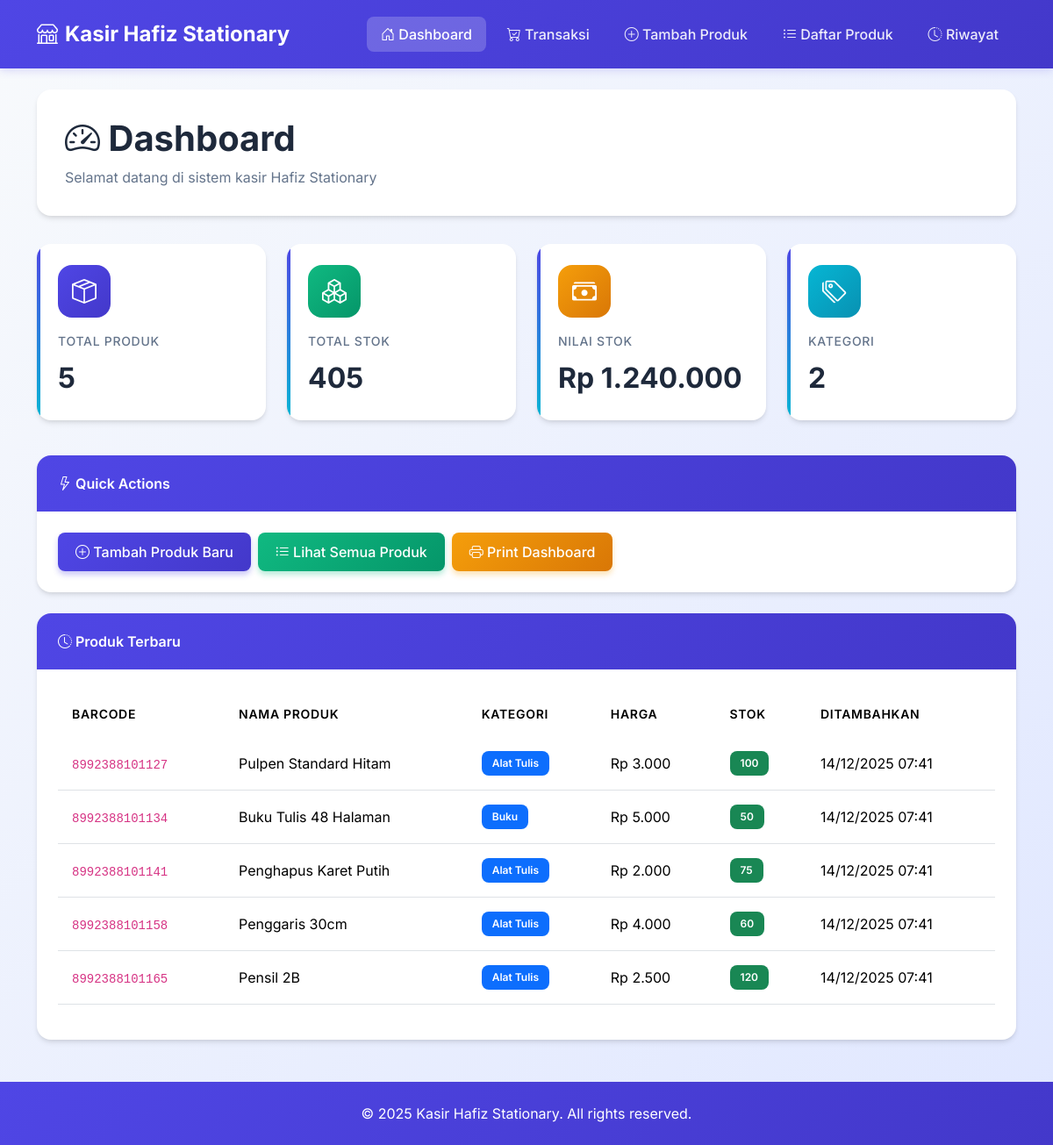
The page / on the database its author committed.
### tables this page shows
CREATE TABLE IF NOT EXISTS products (
    id INT AUTO_INCREMENT PRIMARY KEY,
    barcode VARCHAR(255) UNIQUE NOT NULL,
    name VARCHAR(255) NOT NULL,
    price DECIMAL(10,2) NOT NULL,
    stock INT NOT NULL DEFAULT 0,
    category VARCHAR(100) NOT NULL,
    created_at TIMESTAMP DEFAULT CURRENT_TIMESTAMP,
    updated_at TIMESTAMP DEFAULT CURRENT_TIMESTAMP ON UPDATE CURRENT_TIMESTAMP,
    INDEX idx_barcode (barcode),
    INDEX idx_category (category)
);

### index.php (the view, shortened to what this page needs)
<?php
try {
    $conn = getConnection();
    $totalProducts = $conn->query("SELECT COUNT(*) as count FROM products")->fetch_assoc()['count'];
    $totalStock = $conn->query("SELECT SUM(stock) as total FROM products")->fetch_assoc()['total'];
    $totalValue = $conn->query("SELECT SUM(price * stock) as total FROM products")->fetch_assoc()['total'];
    $totalCategories = $conn->query("SELECT COUNT(DISTINCT category) as count FROM products")->fetch_assoc()['count'];
    $recentProducts = $conn->query("SELECT * FROM products ORDER BY created_at DESC LIMIT 5");
} catch (Exception $e) {
    header('Location: install.php');
    exit;
}
include 'includes/header.php';
?>
<div class="page-header">
    <h1><i class="bi bi-speedometer2"></i> Dashboard</h1>
    <p>Selamat datang di sistem kasir Hafiz Stationary</p>
</div>
<div class="row mb-4">
    <div class="col-md-3 col-sm-6 mb-3">
        <div class="stats-card">
            <div class="stats-icon primary">
                <i class="bi bi-box-seam"></i>
            </div>
            <div class="stats-title">Total Produk</div>
            <div class="stats-value"><?php echo number_format($totalProducts); ?></div>
        </div>
    </div>
    <div class="col-md-3 col-sm-6 mb-3">
        <div class="stats-card">
            <div class="stats-icon success">
                <i class="bi bi-boxes"></i>
            </div>
            <div class="stats-title">Total Stok</div>
            <div class="stats-value"><?php echo number_format($totalStock); ?></div>
        </div>
    </div>
    <div class="col-md-3 col-sm-6 mb-3">
        <div class="stats-card">
            <div class="stats-icon warning">
                <i class="bi bi-cash-stack"></i>
            </div>
            <div class="stats-title">Nilai Stok</div>
            <div class="stats-value">Rp <?php echo number_format($totalValue, 0, ',', '.'); ?></div>
        </div>
    </div>
    <div class="col-md-3 col-sm-6 mb-3">
        <div class="stats-card">
            <div class="stats-icon info">
                <i class="bi bi-tags"></i>
            </div>
            <div class="stats-title">Kategori</div>
            <div class="stats-value"><?php echo number_format($totalCategories); ?></div>
        </div>
    </div>
</div>
<div class="row mb-4">
    <div class="col-12">
        <div class="custom-card">
            <div class="card-header">
                <i class="bi bi-lightning"></i> Quick Actions
            </div>
            <div class="card-body">
                <div class="d-flex flex-wrap gap-2">
                    <a href="tambah_produk.php" class="btn btn-primary">
                        <i class="bi bi-plus-circle"></i> Tambah Produk Baru
                    </a>
                    <a href="daftar_produk.php" class="btn btn-success">
                        <i class="bi bi-list-ul"></i> Lihat Semua Produk
                    </a>
                    <button class="btn btn-warning" onclick="window.print()">
                        <i class="bi bi-printer"></i> Print Dashboard
                    </button>
                </div>
            </div>
        </div>
    </div>
</div>
<div class="row">
    <div class="col-12">
        <div class="custom-card">
            <div class="card-header">
                <i class="bi bi-clock-history"></i> Produk Terbaru
            </div>
            <div class="card-body">
                <?php if ($recentProducts->num_rows > 0): ?>
                <div class="table-responsive">
                    <table class="table table-hover">
                        <thead>
                            <tr>
                                <th>Barcode</th>
                                <th>Nama Produk</th>
                                <th>Kategori</th>
                                <th>Harga</th>
                                <th>Stok</th>
                                <th>Ditambahkan</th>
                            </tr>
                        </thead>
                        <tbody>
                            <?php while ($product = $recentProducts->fetch_assoc()): ?>
                            <tr>
                                <td><code><?php echo htmlspecialchars($product['barcode']); ?></code></td>
                                <td><?php echo htmlspecialchars($product['name']); ?></td>
                                <td><span class="badge bg-primary"><?php echo htmlspecialchars($product['category']); ?></span></td>
                                <td>Rp <?php echo number_format($product['price'], 0, ',', '.'); ?></td>
                                <td>
                                    <span class="badge <?php echo $product['stock'] > 10 ? 'bg-success' : 'bg-warning'; ?>">
                                        <?php echo $product['stock']; ?>
                                    </span>
                                </td>
                                <td><?php echo date('d/m/Y H:i', strtotime($product['created_at'])); ?></td>
                            </tr>
                            <?php endwhile; ?>
                        </tbody>
                    </table>
                </div>
                <?php else: ?>
                <div class="alert alert-info">
                    <i class="bi bi-info-circle"></i> Belum ada produk. <a href="tambah_produk.php">Tambah produk pertama</a>
                </div>
                <?php endif; ?>
            </div>
        </div>
    </div>
</div>
<?php
include 'includes/footer.php';
?>

### includes/header.php (shortened to what this page needs)
<!DOCTYPE html>
<html lang="id">
<head>
    <link href="https://cdn.jsdelivr.net/npm/bootstrap@5.3.2/dist/css/bootstrap.min.css" rel="stylesheet">
    <link rel="stylesheet" href="https://cdn.jsdelivr.net/npm/bootstrap-icons@1.11.1/font/bootstrap-icons.css">
    <link rel="stylesheet" href="assets/css/style.css">
</head>
<body>
    <nav class="navbar navbar-expand-lg navbar-dark">
        <div class="container">
            <a class="navbar-brand" href="index.php">
                <i class="bi bi-shop"></i>
                Kasir Hafiz Stationary
            </a>
            <div class="collapse navbar-collapse" id="navbarNav">
                <ul class="navbar-nav ms-auto">
                    <li class="nav-item">
                        <a class="nav-link <?php echo basename($_SERVER['PHP_SELF']) == 'index.php' ? 'active' : ''; ?>" href="index.php">
                            <i class="bi bi-house-door"></i> Dashboard
                        </a>
                    </li>
                    <li class="nav-item">
                        <a class="nav-link <?php echo basename($_SERVER['PHP_SELF']) == 'transaksi.php' ? 'active' : ''; ?>" href="transaksi.php">
                            <i class="bi bi-cart-check"></i> Transaksi
                        </a>
                    </li>
                    <li class="nav-item">
                        <a class="nav-link <?php echo basename($_SERVER['PHP_SELF']) == 'tambah_produk.php' ? 'active' : ''; ?>" href="tambah_produk.php">
                            <i class="bi bi-plus-circle"></i> Tambah Produk
                        </a>
                    </li>
                    <li class="nav-item">
                        <a class="nav-link <?php echo basename($_SERVER['PHP_SELF']) == 'daftar_produk.php' ? 'active' : ''; ?>" href="daftar_produk.php">
                            <i class="bi bi-list-ul"></i> Daftar Produk
                        </a>
                    </li>
                    <li class="nav-item">
                        <a class="nav-link <?php echo basename($_SERVER['PHP_SELF']) == 'riwayat_transaksi.php' ? 'active' : ''; ?>" href="riwayat_transaksi.php">
                            <i class="bi bi-clock-history"></i> Riwayat
                        </a>
                    </li>
                </ul>
            </div>
        </div>
    </nav>
    <div class="container mt-4 mb-5">

### includes/footer.php (shortened to what this page needs)
    </div>
    <footer class="mt-5 py-4" style="background: linear-gradient(135deg, #4f46e5, #4338ca); color: white;">
        <div class="container text-center">
            <p class="mb-0">&copy; <?php echo date('Y'); ?> Kasir Hafiz Stationary. All rights reserved.</p>
        </div>
    </footer>
</body>
</html>

### assets/css/style.css (style rules this page uses)
:root { --primary-color: #4f46e5; --primary-dark: #4338ca; --secondary-color: #06b6d4; --success-color: #10b981; --danger-color: #ef4444; --warning-color: #f59e0b; --dark-color: #1e293b; --light-bg: #f8fafc; --card-shadow: 0 4px 6px -1px rgba(0, 0, 0, 0.1), 0 2px 4px -1px rgba(0, 0, 0, 0.06); --card-shadow-hover: 0 10px 15px -3px rgba(0, 0, 0, 0.1), 0 4px 6px -2px rgba(0, 0, 0, 0.05); }
* { margin: 0; padding: 0; box-sizing: border-box; }
body { font-family: 'Inter', 'Segoe UI', Tahoma, Geneva, Verdana, sans-serif; background: linear-gradient(135deg, #f8fafc 0%, #e0e7ff 100%); min-height: 100vh; }
.navbar { background: linear-gradient(135deg, var(--primary-color) 0%, var(--primary-dark) 100%) !important; box-shadow: 0 2px 10px rgba(79, 70, 229, 0.2); padding: 1rem 0; }
.navbar-brand { font-weight: 700; font-size: 1.5rem; color: white !important; display: flex; align-items: center; gap: 0.5rem; }
.nav-link { color: rgba(255, 255, 255, 0.9) !important; font-weight: 500; padding: 0.5rem 1rem !important; margin: 0 0.25rem; border-radius: 0.5rem; transition: all 0.3s ease; }
.nav-link.active { background: rgba(255, 255, 255, 0.2) !important; color: white !important; }
.stats-card { background: white; border-radius: 1rem; padding: 1.5rem; box-shadow: var(--card-shadow); border: none; transition: all 0.3s ease; position: relative; overflow: hidden; }
.stats-card::before { content: ''; position: absolute; top: 0; left: 0; width: 4px; height: 100%; background: linear-gradient(180deg, var(--primary-color), var(--secondary-color)); }
.stats-icon { width: 60px; height: 60px; border-radius: 1rem; display: flex; align-items: center; justify-content: center; font-size: 1.75rem; margin-bottom: 1rem; }
.stats-icon.primary { background: linear-gradient(135deg, var(--primary-color), var(--primary-dark)); color: white; }
.stats-icon.success { background: linear-gradient(135deg, #10b981, #059669); color: white; }
.stats-icon.warning { background: linear-gradient(135deg, #f59e0b, #d97706); color: white; }
.stats-icon.info { background: linear-gradient(135deg, #06b6d4, #0891b2); color: white; }
.stats-title { font-size: 0.875rem; color: #64748b; font-weight: 500; margin-bottom: 0.5rem; text-transform: uppercase; letter-spacing: 0.05em; }
.stats-value { font-size: 2rem; font-weight: 700; color: var(--dark-color); margin: 0; }
.custom-card { background: white; border-radius: 1rem; box-shadow: var(--card-shadow); border: none; overflow: hidden; transition: all 0.3s ease; }
.custom-card .card-header { background: linear-gradient(135deg, var(--primary-color), var(--primary-dark)); color: white; padding: 1.25rem 1.5rem; border: none; font-weight: 600; }
.custom-card .card-body { padding: 1.5rem; }
.btn { padding: 0.625rem 1.25rem; border-radius: 0.5rem; font-weight: 500; transition: all 0.3s ease; border: none; }
.btn-primary { background: linear-gradient(135deg, var(--primary-color), var(--primary-dark)); box-shadow: 0 4px 6px rgba(79, 70, 229, 0.3); }
.btn-success { background: linear-gradient(135deg, #10b981, #059669); box-shadow: 0 4px 6px rgba(16, 185, 129, 0.3); }
.btn-warning { background: linear-gradient(135deg, #f59e0b, #d97706); box-shadow: 0 4px 6px rgba(245, 158, 11, 0.3); color: white; }
.table { background: white; }
.table thead { background: linear-gradient(135deg, var(--primary-color), var(--primary-dark)); color: white; }
.table thead th { border: none; padding: 1rem; font-weight: 600; text-transform: uppercase; font-size: 0.875rem; letter-spacing: 0.05em; }
.table tbody tr { transition: all 0.3s ease; }
.table tbody td { padding: 1rem; vertical-align: middle; }
.page-header { background: white; padding: 2rem; border-radius: 1rem; box-shadow: var(--card-shadow); margin-bottom: 2rem; }
.page-header h1 { color: var(--dark-color); font-weight: 700; margin: 0; }
.page-header p { color: #64748b; margin: 0.5rem 0 0 0; }
.badge { padding: 0.5rem 0.75rem; border-radius: 0.5rem; font-weight: 600; }

### rows shown on the page
products: barcode "8992388101127", name "Pulpen Standard Hitam", category "Alat Tulis", price "3.000", stock "100", created_at "14/12/2025 07:41"
products: barcode "8992388101134", name "Buku Tulis 48 Halaman", category "Buku", price "5.000", stock "50", created_at "14/12/2025 07:41"
products: barcode "8992388101141", name "Penghapus Karet Putih", category "Alat Tulis", price "2.000", stock "75", created_at "14/12/2025 07:41"
products: barcode "8992388101158", name "Penggaris 30cm", category "Alat Tulis", price "4.000", stock "60", created_at "14/12/2025 07:41"
products: barcode "8992388101165", name "Pensil 2B", category "Alat Tulis", price "2.500", stock "120", created_at "14/12/2025 07:41"

### other values the page prints
$totalProducts "5"
$totalStock "405"
$totalValue "1.240.000"
$totalCategories "2"
